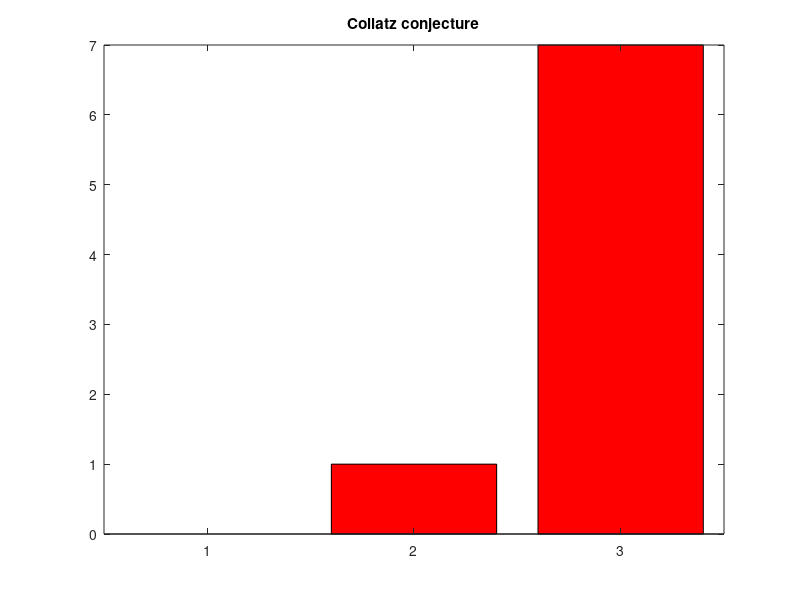

This figure's MATLAB source: (Note: this script raises an error after producing the figure.)
clear all
clc

y = []; %%array for y axis
x = []; %%array for x axis
i=0;    %%counter
steps = 0;  %%current number of steps
prompt = 'Enter number ';   %%enter input
k = input(prompt);  %%store input in variable
og = k;     %%copy original input for final statement
m = 0;      %%number for testing
save = 0;   %%save highest m yet
label = ['Graph of ', num2str(og)];     %%label for legend using the original value
result = 0;     %%variable that acts as a key to the correct response 

while k >= steps
    
    save = save + 1;
    
    if save > 100000
        result = 1;
        break
    else
        m = save;
        steps = 0;
    end
    
while m > 1
    
    iseven = rem(m, 2) == 0;
    
    if iseven == 1
        steps = steps + 1;
        m = m/2;
    else 
        steps = steps + 1;
        m = (m*3) + 1;        
    end

    if steps > 100000
        result = 1;
        break
    end
end

    x(i+1) = save;
    y(i+1) = steps;
    i = i + 1;
    
    if steps >= k
        result = 0;
        break
    end
    
end

if result == 1
    ['All the starting values up to 100,000 take less than ', num2str(og),' steps to reach 1.']
else
    [num2str(save),' is the first starting value that takes at least ', num2str(og),' steps to reach 1.']
    bar(x,y, 'r')
    title('Collatz conjecture')  %%title at top
    subtitle('Threshold vs. Max Number of Steps')  %%subtitle at top
    legend({label},'Location','northwest')     %%legend, add names of lines
    xlabel('Number Being Tested')     %%label x axis
    ylabel('Number of Steps')     %%label y axis
    yl = yline(k,'-','Threshold','DisplayName','Input of K');
    yl.LabelHorizontalAlignment = 'center';
end
